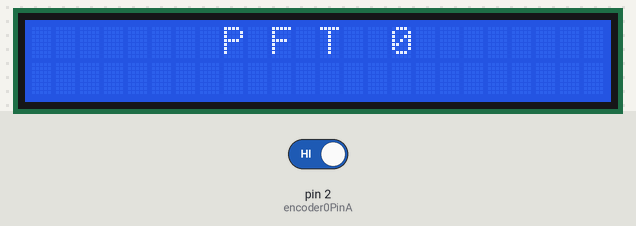
This sketch was run on a simulated Arduino Uno, built with avr-gcc and run on an emulated ATmega328P. On the bench: 24×2 character LCD. Inputs (shaded band) come from the test bench; at power-on: pin 2 (encoder0PinA) HIGH.

Above: at 0.2 s.
At 1.4 s:
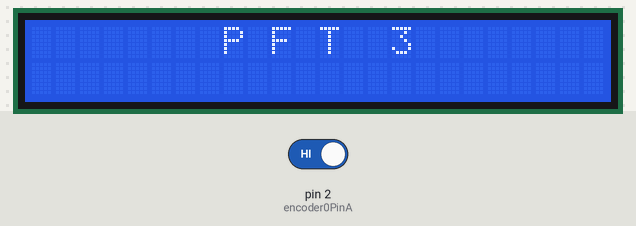
At 3.0 s:
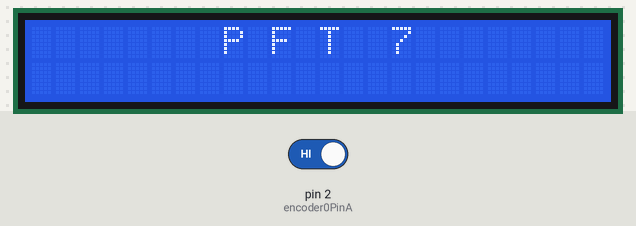
At 3.5 s:
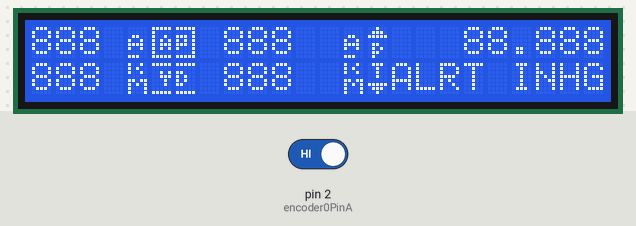
At 7.0 s:
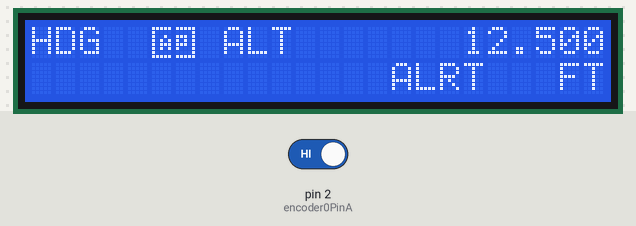
At 7.5 s:
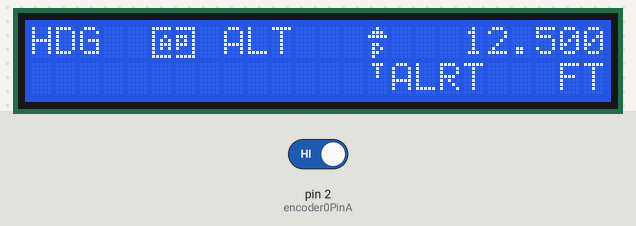

Measured:
- what the display in image 1 shows lasts 0.4 s, from 1.3 s to 1.7 s
- what the display in image 2 shows lasts 0.5 s, from 2.9 s to 3.4 s
- what the display in image 3 shows lasts 3.5 s, from 3.4 s to 6.9 s

The sketch:

autopilot_KAP140.ino
```cpp
// (licence header left out)
//YWROBOT
//Compatible with the Arduino IDE 1.0
//Library version:1.1
#include <Wire.h>
#include <LiquidCrystal_I2C.h>

// ENCODER
#define encoder0PinA  2  // encoder pin on interrupt 0 - pin 2
#define encoder0PinB  4
volatile unsigned int encoder0Pos = 0;
void doEncoder(void) {
  if (digitalRead(encoder0PinA) == digitalRead(encoder0PinB)) {
    encoder0Pos++;
  } else {
    encoder0Pos--;
  }
}


// LCD
LiquidCrystal_I2C lcd(0x3f,24,2);  // set the LCD address to 0x27 for a 16 chars and 2 line display
// AP
byte ch0[8] = {
  0b11111,
  0b10000,
  0b10010,
  0b10101,
  0b10111,
  0b10101,
  0b10000,
  0b11111
};
byte ch1[8] = {
  0b11111,
  0b00001,
  0b11101,
  0b10101,
  0b11101,
  0b10001,
  0b00001,
  0b11111
};
// YD
byte ch2[8] = {
  0b11111,
  0b00000,
  0b00101,
  0b00111,
  0b00010,
  0b00010,
  0b00000,
  0b11111
};
byte ch3[8] = {
  0b11111,
  0b00000,
  0b11000,
  0b10100,
  0b10100,
  0b11000,
  0b00000,
  0b11111
};
// ARM
byte ch4[8] = {
  0b00000,
  0b00000,
  0b01100,
  0b10010,
  0b11110,
  0b10010,
  0b00000,
  0b11100
};
byte ch5[8] = {
  0b10010,
  0b10100,
  0b10010,
  0b00000,
  0b11011,
  0b10101,
  0b10001,
  0b10001
};
// Las 4 versiones de PT y las flechas
byte ch61[8] = {
  0b00100,
  0b01110,
  0b11111,
  0b00000,
  0b01100,
  0b01010,
  0b01100,
  0b01000
};
byte ch71[8] = {
  0b01110,
  0b00100,
  0b00100,
  0b00100,
  0b00000,
  0b00000,
  0b00000,
  0b00000
};
byte ch62[8] = {
  0b00000,
  0b00000,
  0b00000,
  0b00000,
  0b01100,
  0b01010,
  0b01100,
  0b01000
};
byte ch72[8] = {
  0b01110,
  0b00100,
  0b00100,
  0b00100,
  0b00000,
  0b11111,
  0b01110,
  0b00100
};
byte ch63[8] = {
  0b00100,
  0b01110,
  0b11111,
  0b00000,
  0b01100,
  0b01010,
  0b01100,
  0b01000
};
byte ch73[8] = {
  0b01110,
  0b00100,
  0b00100,
  0b00100,
  0b00000,
  0b11111,
  0b01110,
  0b00100
};
byte ch64[8] = {
  0b00000,
  0b00000,
  0b00000,
  0b00000,
  0b01100,
  0b01010,
  0b01100,
  0b01000
};
byte ch74[8] = {
  0b01110,
  0b00100,
  0b00100,
  0b00100,
  0b00000,
  0b00000,
  0b00000,
  0b00000
};

void arm1(int s){
  // ARM1
  lcd.setCursor(4,0);
  if (s!=0){
    lcd.write(byte(4));
    lcd.setCursor(4,1);
    lcd.write(byte(5));
  }else{
    lcd.print(" ");
    lcd.setCursor(4,1);
    lcd.print(" ");
  }
}
void arm2(int s){
  // ARM2
  lcd.setCursor(13,0);
  if (s!=0){
    lcd.write(byte(4));
    lcd.setCursor(13,1);
    lcd.write(byte(5));
  }else{
    lcd.print(" ");
    lcd.setCursor(13,1);
    lcd.print(" ");
  }
}

void ap(int s){
  // AP
  lcd.setCursor(5,0);
  if (s!=0){
    lcd.write(byte(0));
    lcd.write(byte(1));
  }else{
    lcd.print("  ");
  }
}

void yd(int s){
  // YD
  lcd.setCursor(5,1);
  if (s!=0){
    lcd.write(byte(2));
    lcd.write(byte(3));
  }else{
    lcd.print("  ");
  }
}

void pt(int s){
  // PT
  switch (s){
    case 1:
     lcd.createChar(6,ch61);
     lcd.createChar(7,ch71);
     break;
    case 2:
     lcd.createChar(6,ch62);
     lcd.createChar(7,ch72);
     break;
    case 3:
     lcd.createChar(6,ch63);
     lcd.createChar(7,ch73);
     break;
    case 4:
     lcd.createChar(6,ch64);
     lcd.createChar(7,ch74);
     break;
  }
  lcd.setCursor(14,0);
  if (s!=0){
    lcd.write(byte(6));
    lcd.setCursor(14,1);
    lcd.write(byte(7));
  }else{
    lcd.print(" ");
    lcd.setCursor(14,1);
    lcd.print(" ");
  }
}

void alert(int s){
  // AP
  lcd.setCursor(15,1);
  if (s!=0){
    lcd.print("ALRT");
  }else{
    lcd.print("    ");
  }
}

void mode(int s){
  // PT
  lcd.setCursor(20,1);
  switch (s){
    case 0:
     lcd.print("    ");
     break;
    case 1:
     lcd.print("FPM ");
     break;
    case 2:
     lcd.print("  FT");
     break;
    case 3:
     lcd.print("INHG");
     break;
    case 4:
     lcd.print("HPA ");
     break;
  }
}

void palt(long int a){
  int b,c;
  c=a%1000;
  b=a/1000;
  lcd.setCursor(18,0);
  if (a>999){ lcd.print(" 0.000");};
  if (b<10){ lcd.setCursor(19,0);}
  else     { lcd.setCursor(18,0);};
  lcd.print(b);
  if (c<100) {
      if (c<10) {lcd.setCursor(23,0);}
      else {lcd.setCursor(22,0);}
  } else {lcd.setCursor(21,0);};
  lcd.print(c);
}

void setup()
{
  int c;
  pinMode(encoder0PinA, INPUT);
  digitalWrite(encoder0PinA, HIGH);       // turn on pullup resistor
  pinMode(encoder0PinB, INPUT);
  digitalWrite(encoder0PinB, HIGH);       // turn on pullup resistor
  attachInterrupt(0, doEncoder, CHANGE);  // encoder pin on interrupt 0 - pin 2

  lcd.init();                      // initialize the lcd
  // Print a message to the LCD.
  lcd.createChar(0,ch0);
  lcd.createChar(1,ch1);
  lcd.createChar(2,ch2);
  lcd.createChar(3,ch3);
  lcd.createChar(4,ch4);
  lcd.createChar(5,ch5);
  lcd.backlight();
  lcd.clear();
  lcd.setCursor(8,0);
  lcd.print("P F T");
  for(c=0;c<8;c++){
    lcd.setCursor(15,0);
    lcd.print(c);
    delay(400);
  }
  lcd.clear();
  lcd.setCursor(0,0);
  lcd.print("888     888");
  lcd.setCursor(0,1);
  lcd.print("888     888");
  arm1(1);
  arm2(1);
  ap(1);
  yd(1);
  pt(3);
  alert(1);
  mode(3);
  palt(88888);
  delay(3500);
  lcd.clear();
  // END OF INIT
  lcd.setCursor(0,0);
  lcd.print("HDG");
  lcd.setCursor(8,0);
  lcd.print("ALT");
  ap(1);
  alert(1);
  mode(2);
  palt(12500);
}


void loop()
{
  delay(500);
  pt(1);
  delay(500);
  pt(0);
}
```
